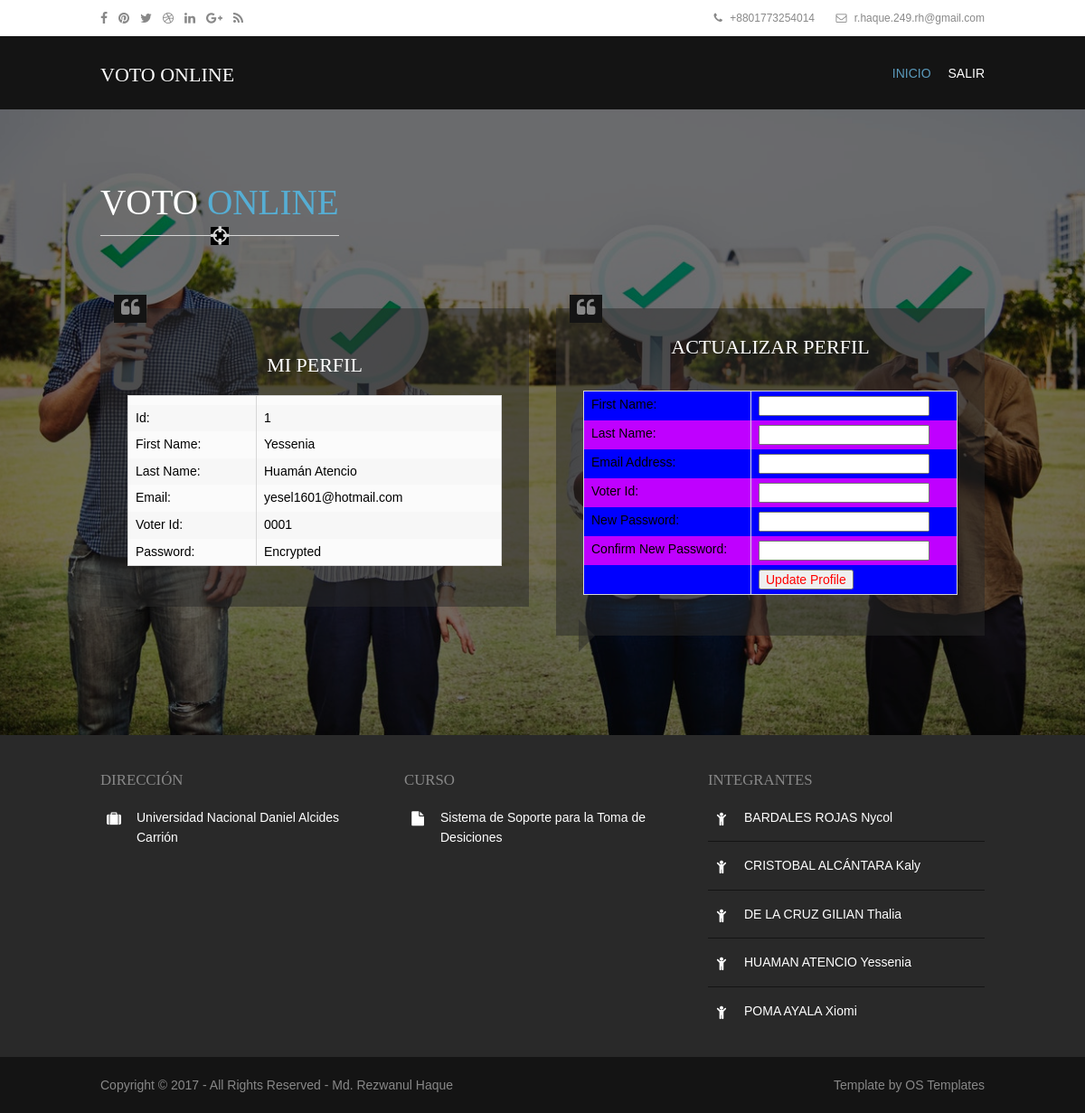
/manage-profile.php (signed in), run on the app's committed database.
### tables this page shows
CREATE TABLE `tbmembers` (
  `member_id` int(5) NOT NULL,
  `first_name` varchar(45) NOT NULL,
  `last_name` varchar(45) NOT NULL,
  `email` varchar(45) NOT NULL,
  `voter_id` varchar(45) NOT NULL,
  `password` varchar(45) NOT NULL
);

### manage-profile.php (the view, shortened to what this page needs)
<?php
    require('connection.php');
    $result= $conn->query("SELECT * FROM tbMembers WHERE member_id = '$_SESSION[member_id]'")
    or die("There are no records to display ... \n" . mysqli_error());
    $row = mysqli_fetch_array($result);
    if($row)
     {
         $stdId = $row['member_id'];
         $firstName = $row['first_name'];
         $lastName = $row['last_name'];
         $email = $row['email'];
         $voter_id = $row['voter_id'];
     }
?>
<!DOCTYPE html>
<html>
<head>
<link href="layout/styles/layout.css" rel="stylesheet" type="text/css" media="all">
</head>
<body id="top">
<div class="wrapper row0">
  <div id="topbar" class="hoc clear">
    <div class="fl_left">
      <ul class="faico clear">
        <li><a class="faicon-facebook" href="https://www.facebook.com/"><i class="fa fa-facebook"></i></a></li>
        <li><a class="faicon-pinterest" href="https://uk.pinterest.com/"><i class="fa fa-pinterest"></i></a></li>
        <li><a class="faicon-twitter" href="https://twitter.com/"><i class="fa fa-twitter"></i></a></li>
        <li><a class="faicon-dribble" href="https://dribbble.com/"><i class="fa fa-dribbble"></i></a></li>
        <li><a class="faicon-linkedin" href="https://www.linkedin.com/"><i class="fa fa-linkedin"></i></a></li>
        <li><a class="faicon-google-plus" href="https://plus.google.com/"><i class="fa fa-google-plus"></i></a></li>
        <li><a class="faicon-rss" href="https://www.rss.com/"><i class="fa fa-rss"></i></a></li>
      </ul>
    </div>
    <div class="fl_right">
      <ul class="nospace inline pushright">
        <li><i class="fa fa-phone"></i> +8801773254014</li>
        <li><i class="fa fa-envelope-o"></i> r.haque.249.rh@gmail.com </li>
      </ul>
    </div>
  </div>
</div>
<div class="wrapper row1">
  <header id="header" class="hoc clear">
    <div id="logo" class="fl_left">
      <h1><a href="index.html">VOTO ONLINE</a></h1>
    </div>
    <nav id="mainav" class="fl_right">
      <ul class="clear">
        <li class="active"><a href="voter.php">Inicio</a></li>
        <li><a href="logout.php">Salir</a></li>
      </ul>
    </nav>
  </header>
</div>
<div class="wrapper bgded overlay" style="background-image:url('images/voto.jpeg');">
  <section id="testimonials" class="hoc container clear">
    <h2 class="font-x3 uppercase btmspace-80 underlined"> Voto <a href="#">ONLINE</a></h2>
    <ul class="nospace group">
      <li class="one_half first">
        <blockquote>
            <table border="0" width="620" align="center">
            <CAPTION><h3>MI PERFIL</h3></CAPTION>
            <form>
            <br>
            <tr><td></td><td></td></tr>
            <tr>
                <td style="color:#000000"; >Id:</td>
                <td style="color:#000000"; ><?php echo $stdId; ?></td>
            </tr>
            <tr>
                <td style="color:#000000"; >First Name:</td>
                <td style="color:#000000"; ><?php echo $firstName; ?></td>
            </tr>
            <tr>
                <td style="color:#000000"; >Last Name:</td>
                <td style="color:#000000"; ><?php echo $lastName; ?></td>
            </tr>
            <tr>
                <td style="color:#000000"; >Email:</td>
                <td style="color:#000000"; ><?php echo $email; ?></td>
            </tr>
            <tr>
                <td style="color:#000000"; >Voter Id:</td>
                <td style="color:#000000"; ><?php echo $voter_id; ?></td>
            </tr>
            <tr>
                <td style="color:#000000"; >Password:</td>
                <td style="color:#000000"; >Encrypted</td>
            </tr>
            </table>
        </blockquote>
      </li>
      <li class="one_half">
        <blockquote>
            <table  border="0" width="620" align="center">
            <CAPTION><h3>ACTUALIZAR PERFIL</h3></CAPTION>
            <form action="manage-profile.php?id=<?php echo $_SESSION['member_id']; ?>" method="post" onsubmit="return updateProfile(this)">
            <table align="center">
            <tr><td  style="background-color:#0000ff"  >First Name:</td><td style="background-color:#0000ff"  ><input  style="color:#000000"; type="text" font-weight:bold;" name="firstname" maxlength="15" value=""></td></tr>
            <tr><td style="background-color:#bf00ff">Last Name:</td><td style="background-color:#bf00ff"><input style="color:#000000";  type="text" font-weight:bold;" name="lastname" maxlength="15" value=""></td></tr>
            <tr><td style="background-color:#0000ff" >Email Address:</td><td style="background-color:#0000ff"><input style="color:#000000";  type="text" font-weight:bold;" name="email" maxlength="100" value=""></td></tr>
            <tr><td style="background-color:#bf00ff" >Voter Id:</td><td style="background-color:#bf00ff"><input  style="color:#000000";  type="text"  font-weight:bold;" name="voter_id" maxlength="100" value=""></td></tr>
            <tr><td style="background-color:#0000ff" >New Password:</td><td style="background-color:#0000ff" ><input  style="color:#000000";  type="password" font-weight:bold;" name="password" maxlength="15" value=""></td></tr>
            <tr><td style="background-color:#bf00ff" >Confirm New Password:</td><td style="background-color:#bf00ff" ><input   style="color:#000000";  type="password"  font-weight:bold;" name="ConfirmPassword" maxlength="15" value=""></td></tr>
            <tr><td style="background-color:#0000ff" >&nbsp;</td></td><td style="background-color:#0000ff" ><input style="color:#ff0000";  type="submit" name="update" value="Update Profile"></td></tr>
            </table>
            </form>
            </table>
        </blockquote>
      </li>
    </ul>
  </section>
</div>
<div class="wrapper row4">
  <footer id="footer" class="hoc clear">
    <div class="one_third first">
      <h6 class="title">Dirección</h6>
      <ul class="nospace linklist contact">
        <li><i class="fa fa-suitcase"></i>
          <address>
          <p> Universidad Nacional Daniel Alcides Carrión  </p>
          </address>
        </li>
      </ul>
    </div>
    <div class="one_third">
      <h6 class="title">Curso</h6>
      <ul class="nospace linklist contact">
        <li><i class="fa fa-file"></i> Sistema de Soporte para la Toma de Desiciones</li>
      </ul>
    </div>
    <div class="one_third">
      <h6 class="title">Integrantes</h6>
      <ul class="nospace linklist contact">
        <li><i class="fa fa-child"></i> BARDALES ROJAS Nycol </li>
        <li><i class="fa fa-child"></i> CRISTOBAL ALCÁNTARA Kaly </li>
        <li><i class="fa fa-child"></i> DE LA CRUZ GILIAN Thalia </li>
        <li><i class="fa fa-child"></i> HUAMAN ATENCIO Yessenia</li>
        <li><i class="fa fa-child"></i> POMA AYALA Xiomi</li>
      </ul>
    </div>
  </footer>
</div>
<div class="wrapper row5">
  <div id="copyright" class="hoc clear">
    <p class="fl_left">Copyright &copy; 2017 - All Rights Reserved - <a href="#">Md. Rezwanul Haque</a></p>
    <p class="fl_right">Template by <a target="_blank" href="http://www.os-templates.com/" title="Free Website Templates">OS Templates</a></p>
  </div>
</div>
</body>
</html>

### layout/styles/layout.css (style rules this page uses)
#topbar { padding:5px 0; font-size:12px; }
#topbar .fl_right { margin-top:4px; }
#topbar .fl_right .inline > li i { margin:0 5px 0 0; line-height:normal; }
#header { padding:30px 0 0 0; }
#header #logo { margin-top:; }
#header #logo h1 { margin:0; padding:0; font-size:22px; text-transform:uppercase; }
.container { padding:80px 0; }
#testimonials li:last-child { margin-bottom:0; }
#testimonials li blockquote { display:block; position:relative; width:100%; margin:0 0 30px 0; padding:30px; line-height:1.4; z-index:1; }
#testimonials li blockquote::before { display:block; position:absolute; top:-15px; left:15px; padding:0 8px; font-family:"FontAwesome"; font-size:22px; content:"\f10d"; }
#testimonials li blockquote::after { display:block; position:absolute; bottom:0; left:25px; margin-bottom:-18px; content:""; border:solid; border-width:18px 0 18px 18px; border-color:transparent; }
#footer { padding:40px 0; }
#footer .title { margin:0 0 20px 0; padding:0; font-size:1.2rem; text-transform:uppercase; }
#footer .linklist li { display:block; margin-bottom:15px; padding:0 0 15px 0; border-bottom:1px solid; }
#footer .linklist li:last-child { margin:0; padding:0; border:none; }
#footer .linklist li::before, #footer .linklist li::after { display:table; content:""; }
#footer .linklist li, #footer .linklist li::after { clear:both; }
#footer .contact.linklist li, #footer .contact.linklist li:last-child { position:relative; padding-left:40px; }
#footer .contact li * { margin:0; padding:0; line-height:1.6; }
#footer .contact li i { display:block; position:absolute; top:0; left:0; width:30px; font-size:16px; text-align:center; }
#copyright { padding:20px 0; }
#copyright * { margin:0; padding:0; }
*, *::before, *::after { transition:all .3s ease-in-out; }
nav ul, nav ol { margin:0; padding:0; list-style:none; }
#mainav, #breadcrumb, .sidebar nav { line-height:normal; }
#mainav ul.clear { margin-top:3px; }
#mainav ul { text-transform:uppercase; }
#mainav li { display:inline-block; position:relative; margin:0 15px 0 0; padding:0; }
#mainav li:last-child { margin-right:0; }
#mainav li a { display:block; padding:0 0 32px 0; }
table, th, td { border:1px solid; border-collapse:collapse; vertical-align:top; }
table, th { table-layout:auto; }
table { width:100%; margin-bottom:15px; }
th, td { padding:5px 8px; }
td { border-width:0 1px; color: black; }
.faico { margin:0; padding:0; list-style:none; }
.faico li { display:inline-block; float:left; margin:0 12px 0 0; padding:0; line-height:normal; }
.faico li:last-child { margin-right:0; }
.faico a { display:block; height:30px; line-height:30px; font-size:14px; text-align:center; }
.faico a { color:inherit; background-color:transparent; }
body { color:white; background-color:#141414; }
a { color:#56AED4; }
.overlay { color:#FFFFFF; background-color:inherit; }
.overlay::after { color:inherit; background-color:rgba(0,0,0,.55); }
.underlined::before { background-color:#D7D7D7; }
.underlined::after { color:#D7D7D7; background-color:#FFFFFF; }
.bgded .underlined::after { background-color:#000000; }
.row0 { color:#888888; background-color:#FFFFFF; }
.row1 { color:#FFFFFF; background-color:#141414; }
.row4 { color:#FFFFFF; background-color:#292929; }
.row5, .row5 a { color:#888888; background-color:#141414; }
#header #logo * { color:inherit; }
#testimonials li blockquote { color:#FFFFFF; background-color:rgba(41,41,41,.5); }
#testimonials li blockquote::before { color:#888888; background-color:#141414; }
#testimonials li blockquote::after { border-left-color:rgba(41,41,41,.5); }
#footer .title { color:#888888; }
#footer .linklist li { border-color:#141414; }
#mainav li a { color:inherit; }
#mainav .active a, #mainav a:hover, #mainav li:hover > a { color:#5B9BBD; background-color:inherit; }
table, th, td, #comments .avatar, #comments input, #comments textarea { border-color:#D7D7D7; }
tr, #comments li, #comments input[type="submit"], #comments input[type="reset"] { color:inherit; background-color:#FBFBFB; }
tr:nth-child(even), #comments li:nth-child(even) { color:inherit; background-color:#F7F7F7; }
@media screen and (min-width:978px) { .hoc { max-width:978px; } }

### data on the page
tbmembers: member_id "1", first_name "Yessenia", last_name "Huamán Atencio", email "yesel1601@hotmail.com", voter "0001"
